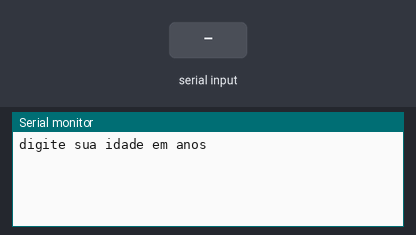
Simulated run of this sketch. Board: Arduino Uno, built with avr-gcc and run on an emulated ATmega328P. Shown: the last lines printed to the serial monitor. Inputs (shaded band) come from the test bench.

Above: at 1.2 s.
1.3 s: "90,45\n" received over Serial
At 2.2 s:
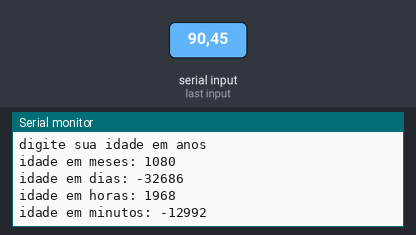
2.8 s: "30,150\n" received over Serial
At 4.1 s:
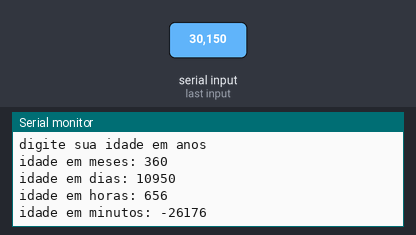
Timing chart, 0 to 5.8 s (numbered marks = the images above; inputs shaded):
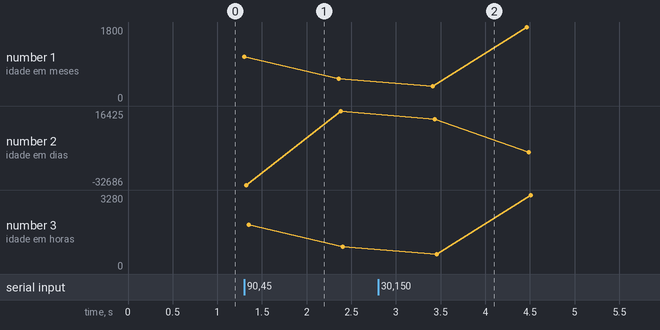

The sketch:

idade_em_meses_1.ino
```cpp
// Faça um programa que receba a idade de uma pessoa em anos e
//imprima essa idade em: Meses, Dias, Horas, Minutos.

//Declaracao de Variaveis

int idade = 0;
int idadeMeses = 0;
int idadeDias = 0;
int idadeHoras = 0;
int idadeMinutos = 0;
void setup()
{
  Serial.begin(9600);
}

void loop()
{
  //Entrada

  Serial.println("digite sua idade em anos");//mostra mnsg na tela
  while ( !Serial.available() ); //espera o usuario dar enter
  idade = Serial.parseInt();//transforma a idade digitada em numero

  //processamento

  idadeMeses = idade * 12;
  idadeDias = idade * 365;
  idadeHoras = idade * 365 * 24;
  idadeMinutos = idade * 365 * 24 * 60;

  //Saida
  Serial.println("idade em meses: " + String(idadeMeses) ); //imprime o texto
  Serial.println("idade em dias: " + String(idadeDias) ); //imprime o texto
  Serial.println("idade em horas: " + String(idadeHoras) ); //imprime o texto
  Serial.println("idade em minutos: " + String(idadeMinutos) ); //imprime o texto

  delay(1000);
}
```

Measured:
- after the input at 1.3 s, the serial monitor: prints a new line at once (image 1)
- after the input at 2.8 s, the serial monitor: prints a new line after 0.61 s (image 2)
